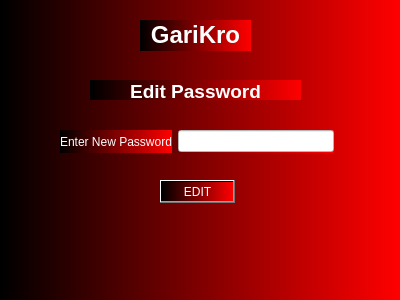
<?xml version="1.0" encoding="UTF-8"?>
<ui version="4.0">
 <class>UserEditPassword</class>
 <widget class="QDialog" name="UserEditPassword">
  <property name="geometry">
   <rect>
    <x>0</x>
    <y>0</y>
    <width>400</width>
    <height>300</height>
   </rect>
  </property>
  <property name="windowTitle">
   <string>Dialog</string>
  </property>
  <property name="styleSheet">
   <string notr="true">font: 8pt &quot;MS Reference Sans Serif&quot;;
background-color: qlineargradient(spread:pad, x1:0, y1:0, x2:1, y2:0, stop:0 rgba(0, 0, 0), stop:1 rgba(255, 0, 0));
color: rgb(255, 255, 255);</string>
  </property>
  <widget class="QLabel" name="label">
   <property name="geometry">
    <rect>
     <x>140</x>
     <y>20</y>
     <width>111</width>
     <height>31</height>
    </rect>
   </property>
   <property name="text">
    <string>&lt;html&gt;&lt;head/&gt;&lt;body&gt;&lt;p align=&quot;center&quot;&gt;&lt;span style=&quot; font-size:18pt; font-weight:600;&quot;&gt;GariKro&lt;/span&gt;&lt;/p&gt;&lt;/body&gt;&lt;/html&gt;</string>
   </property>
  </widget>
  <widget class="QPushButton" name="pushButton_EditPassword">
   <property name="geometry">
    <rect>
     <x>160</x>
     <y>180</y>
     <width>75</width>
     <height>23</height>
    </rect>
   </property>
   <property name="text">
    <string>EDIT</string>
   </property>
  </widget>
  <widget class="QLabel" name="label_2">
   <property name="geometry">
    <rect>
     <x>90</x>
     <y>80</y>
     <width>211</width>
     <height>20</height>
    </rect>
   </property>
   <property name="text">
    <string>&lt;html&gt;&lt;head/&gt;&lt;body&gt;&lt;p align=&quot;center&quot;&gt;&lt;span style=&quot; font-size:14pt; font-weight:600;&quot;&gt;Edit Password&lt;/span&gt;&lt;/p&gt;&lt;/body&gt;&lt;/html&gt;</string>
   </property>
  </widget>
  <widget class="QWidget" name="">
   <property name="geometry">
    <rect>
     <x>60</x>
     <y>130</y>
     <width>274</width>
     <height>23</height>
    </rect>
   </property>
   <layout class="QHBoxLayout" name="horizontalLayout">
    <item>
     <widget class="QLabel" name="label_3">
      <property name="text">
       <string>Enter New Password</string>
      </property>
     </widget>
    </item>
    <item>
     <widget class="QLineEdit" name="lineEdit_Password">
      <property name="styleSheet">
       <string notr="true">color: rgb(0, 0, 0);
background-color: rgb(255, 255, 255);</string>
      </property>
     </widget>
    </item>
   </layout>
  </widget>
 </widget>
 <resources/>
 <connections/>
</ui>
